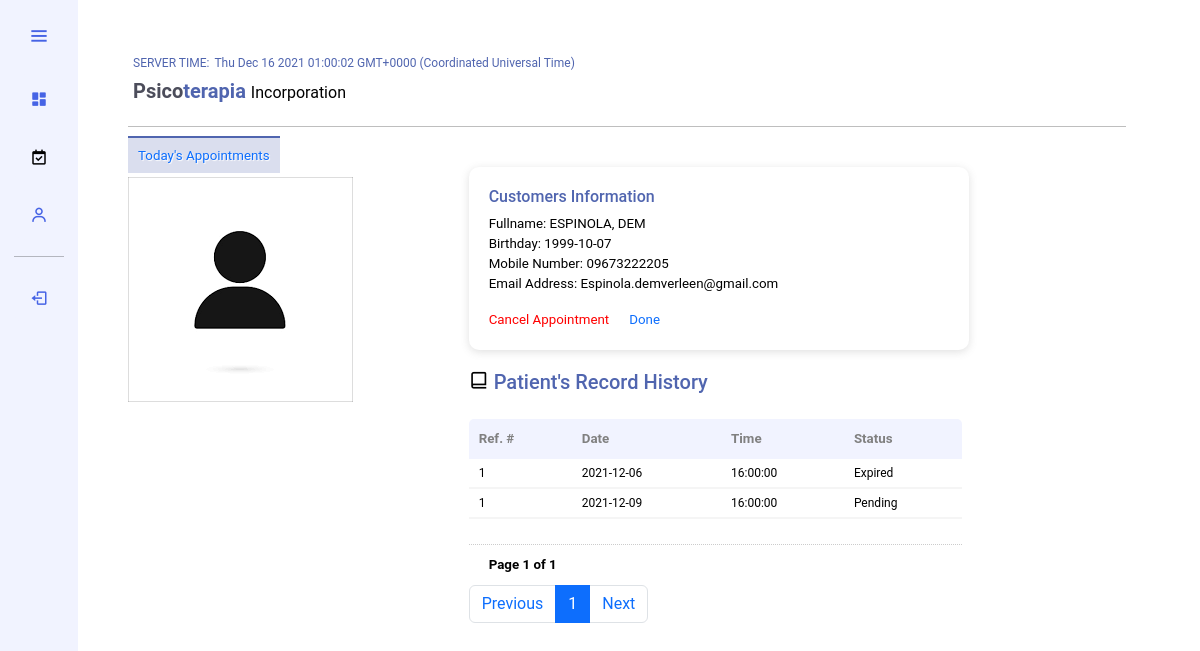
The page /admin/doctor/transac.php?client_id=espinola.demverleen@gmail.com (signed in) on the database its author committed.
### tables this page shows
CREATE TABLE `tbl_company` (
  `id` int(11) NOT NULL,
  `companyname1` text DEFAULT NULL,
  `companyname2` varchar(255) DEFAULT NULL,
  `companyname3` varchar(255) DEFAULT NULL,
  `companylogo` text NOT NULL,
  `organization` varchar(255) NOT NULL,
  `establish` date NOT NULL,
  `mobile` varchar(255) NOT NULL,
  `email` varchar(255) NOT NULL
);

CREATE TABLE `tbl_useraccount` (
  `userID` text NOT NULL,
  `userImage` text NOT NULL,
  `userGivenName` text NOT NULL,
  `userSurname` text NOT NULL,
  `userFullname` text NOT NULL,
  `userUsername` text NOT NULL,
  `userContactNumber` text NOT NULL,
  `userAddress` text NOT NULL,
  `userBirthday` text NOT NULL,
  `userAge` text NOT NULL,
  `userEmail` text NOT NULL,
  `userPassword` text NOT NULL,
  `userCode` text NOT NULL,
  `userFPCode` text NOT NULL,
  `userStatus` text NOT NULL
);

CREATE TABLE `tbl_employee` (
  `id` int(11) NOT NULL,
  `picture` text DEFAULT NULL,
  `lastname` varchar(255) NOT NULL,
  `firstname` varchar(255) NOT NULL,
  `birthday` date NOT NULL,
  `position` varchar(255) NOT NULL,
  `time` time DEFAULT NULL,
  `start_date` date DEFAULT NULL,
  `end_date` date DEFAULT NULL,
  `mobile` varchar(255) NOT NULL,
  `email` varchar(255) NOT NULL,
  `tempomail` varchar(255) DEFAULT NULL,
  `password` varchar(255) NOT NULL,
  `code` mediumint(50) NOT NULL,
  `status` text NOT NULL,
  `created` date NOT NULL
);

CREATE TABLE `tbl_appts` (
  `apptID` text NOT NULL,
  `userID` text NOT NULL,
  `docID` text NOT NULL,
  `date` text NOT NULL,
  `time` text NOT NULL,
  `status` varchar(255) NOT NULL,
  `apptDateCreated` text NOT NULL
);

### admin/data/control.php (called while the page is built, shortened)
<?php
    require "connection.php";
    $company_details_query = "SELECT * FROM tbl_company WHERE id = 1";
    $company_details = mysqli_query($connect, $company_details_query);
    $fetch_company_details = mysqli_fetch_assoc($company_details);
?>

### admin/doctor/transac.php (the view, shortened to what this page needs)
<?php require_once "../data/control.php"; ?>
<?php
    $email = $_SESSION['email'];
?>
<!DOCTYPE html>
<html>
    <head>
        <link href="https://cdn.jsdelivr.net/npm/bootstrap@5.0.2/dist/css/bootstrap.min.css" rel="stylesheet">
        <link href='https://unpkg.com/boxicons@2.0.7/css/boxicons.min.css' rel='stylesheet'>
        <link rel="stylesheet" type="text/css" href="../style/bootstrap.css"/>
        <link rel="stylesheet" type="text/css" href="../style/style.css"/>
    </head>
    <body onload="display_ct();">
        <div class="container-fluid row">
            <div class="sidebar">
                <div class="logo_details" style="transition-timing-function:ease;">
                    <i class='bx bx-menu' id="btn" ></i>
                </div>
                <ul class="nav-list">
                    <li>
                        <a href="dashboard.php"><i class='bx bxs-dashboard' ></i><span class="links_name">Dashboard</span></a>
                    </li>
                    <li>
                        <a href="appointment.php"><i class='bx bx-calendar-check' style="color:#000;"></i><span class="links_name">Appointments</span></a>
                    </li>
                    <li>
                        <a href="profile.php"><i class='bx bx-user'></i><span class="links_name">Profile</span></a>
                    </li><hr>
                    <li>
                        <a href="logout.php"><i class='bx bx-log-out'></i><span class="links_name">Log out</span></a>
                    </li>
                </ul>
            </div>
            <section class="home-section">
                <span style="font-size: 9pt;color:#5065AF; margin-left:5px; margin-bottom:0px;">SERVER TIME:</span><span id='ct' style="font-size: 9pt;color:#5065AF; margin-left:5px; margin-bottom:0px;"></span>
                <h2 style="font-size:15pt; color:#4C4D5B; margin-left:5px; font-weight:bold; line-height:35px;"><?php echo ucwords($fetch_company_details['companyname1']); ?><span style="color:#5065AF;"><?php echo strtolower($fetch_company_details['companyname2']); ?></span> <span style="font-size:12pt; font-weight:normal;"><?php echo ucwords($fetch_company_details['organization']); ?></span></h2><hr>
                <a href="appointment.php" style="text-decoration:none; font-size:10pt; padding:10px; background-color: rgba(203, 209, 231, .7); border-top: 2px solid #5065AF; text-shadow: 1px 1px 1px #fff;">Today's Appointments</a>
                <div class="row">
                <div class="col-md-4" style="margin-top:10px;">
                    <?php
                    if(isset($_SESSION['cid'])){
                            $client_id = $_SESSION['cid'];
                            $client_info_query = "SELECT * From tbl_appts as t1 left join tbl_useraccount as t2 on t1.userID = t2.userID where userEmail = '$client_id'";
                            $client_info = mysqli_query($connect, $client_info_query);
                            $fetch_client_info = mysqli_fetch_assoc($client_info);
                        }
                    ?>
                    <img class="img-fluid" src="../../user/uploads/<?=$fetch_client_info['userImage']?>"/>
                </div>
                <div class="col-md-8">
                <div class="col-md-9" style="padding-top:0px;"><div style="font-size:10pt; width:500px; margin:auto; border-radius:10px; box-shadow:rgba(99, 99, 99, 0.2)0px 2px 8px 0px; padding:20px;"><h6 style="color:#5065AF;">Customers Information</h6><p>Fullname: <?php echo ucwords($fetch_client_info['userSurname'])?>, <?php echo ucwords($fetch_client_info['userGivenName'])?><br>Birthday: <?php echo ucwords($fetch_client_info['userBirthday'])?><br>Mobile Number: <?php echo ucwords($fetch_client_info['userContactNumber'])?><br>Email Address: <?php echo ucwords($fetch_client_info['userEmail'])?><br></p><a style="text-decoration:none; margin-right:20px; color:red;" href="transac.php?user_id=<?=$fetch_client_info['userID']?>">Cancel Appointment</a><a style="text-decoration:none;" href="transac.php?users_id=<?=$fetch_client_info['userID']?>">Done</a></div>
                <h5 style="color:#5065AF; margin-top:20px;"><i class='bx bx-book-alt'></i> Patient's Record History</h5>
                <table style="width:100%; border-collapse:collapse; margin:25px 0; font-size:0.9em; border-radius:5px 5px 0 0; overflow: hidden;">
                    <thead style="background-color:#F1F3FF; text-align:left;">
                        <tr><th>Ref. #</th><th>Date</th><th>Time</th><th>Status</th></tr>
                    </thead>
                    <tbody>
                        <?php
                            if (isset($_GET['page_no']) && $_GET['page_no']!=""){
                                $page_no = $_GET['page_no'];
                            }
                            else{
                                $page_no = 1;
                            }
                            $total_records_per_page = 5;
                            $offset = ($page_no-1) * $total_records_per_page;
	                        $previous_page = $page_no - 1;
	                        $next_page = $page_no + 1;
	                         $result_count = mysqli_query($connect,"SELECT COUNT(*) As total_records From tbl_appts as t1 left join tbl_useraccount as t2 on t1.userID = t2.userID where userEmail = '$client_id'");
	                        $total_records = mysqli_fetch_array($result_count);
	                        $total_records = $total_records['total_records'];
                            $total_no_of_pages = ceil($total_records / $total_records_per_page);
                            $get_data_query = "SELECT *,t2.status FROM tbl_useraccount as t1 left join tbl_appts as t2 on t1.userID = t2.userID left join tbl_employee as t3 on t3.id = t2.docID WHERE date < date(now()) AND t3.email = '$email' AND t1.userEmail = '$client_id' ORDER BY t2.time ASC LIMIT $offset, $total_records_per_page";
                            $get_data = mysqli_query($connect, $get_data_query);
                            for($i=0; $row = mysqli_fetch_array($get_data); $i++){
                        ?>
                            <tr style="border-bottom:2px solid whitesmoke;"><td><?php echo $row['id']; ?></td><td><?php echo $row['date']; ?></td><td><?php echo ucwords($row['time']); ?></td><td><?php echo ucwords($row['status']); ?></td></tr>
                        <?php } ?>
                    </tbody>
                </table>
                <div style='font-size:10pt; padding:10px 20px 0px; border-top:dotted 1px #CCC;'>
                <strong>Page <?php echo $page_no." of ".$total_no_of_pages; ?></strong>
            </div><nav style="margin-top:10px;">
            <ul class="pagination" style="font-size:9pt;">
	            <li class="page-item" <?php if($page_no <= 1){ echo "class='disabled'"; } ?>>
	                <a class="page-link"<?php if($page_no > 1){ echo "href='?page_no=$previous_page'"; } ?>>Previous</a>
	            </li>
                <?php
	                if ($total_no_of_pages <= 10){
		                for ($counter = 1; $counter <= $total_no_of_pages; $counter++){
			                if ($counter == $page_no) {
		                        echo "<li class='active page-item'><a class='page-link'>$counter</a></li>";
				            }
                            else{
                                echo "<li class='page-item'><a class='page-link' href='?page_no=$counter'>$counter</a></li>";
				            }
                        }
	                }
                ?>
	            <li class='page-item' <?php if($page_no >= $total_no_of_pages){ echo "class='disabled'"; } ?>>
	                <a class='page-link' <?php if($page_no < $total_no_of_pages) { echo "href='?page_no=$next_page'"; } ?>>Next</a>
	            </li>
            </ul></nav></div></div>
            </section>
        </div>
    </body>
</html>

### admin/style/style.css (style rules this page uses)
* { margin: 0px; padding: 0px; box-sizing: border-box; font-family: "Poppins" , "Roboto", sans-serif; color: #000000; }
div.sidebar { position: fixed; left: 0; top: 0; height: 100%; width: 78px; background: #F1F3FF; padding: 6px 14px; z-index: 99; transition: all 0.5s ease; }
div.sidebar div.logo_details { height: 60px; display: flex; align-items: center; position: relative; }
div.sidebar div.logo_details #btn { position: absolute; top: 50%; right: 0; transform: translateY(-50%); font-size: 22px; transition: all 0.4s ease; font-size: 23px; text-align: center; cursor: pointer; transition: all 0.5s ease; }
div.sidebar i { color: #4663E5; height: 60px; min-width: 50px; font-size: 28px; text-align: center; line-height: 60px; }
ul.nav-list { padding-left: 0px; }
div.sidebar li { position: relative; margin: 8px 0; list-style: none; }
div.sidebar li a { display: flex; height: 100%; width: 100%; border-radius: 12px; align-items: center; text-decoration: none; transition: all 0.4s ease; background: #F1F3FF; }
div.sidebar li i { height: 50px; line-height: 50px; font-size: 18px; border-radius: 12px; }
section.home-section { position: relative; background: #FFFFFF; min-height: 100vh; padding:50px; top: 0; left: 78px; width: calc(100% - 78px); transition: all 0.5s ease; z-index: 2; text-align: left; }
th { padding: 10px 10px; color: gray; font-weight: bold; text-align: left; font-size: 10pt; }
td { padding: 5px 10px; text-align: left; font-size: 9pt; }

### rows shown on the page
tbl_company: companyname1 "Psico", companyname2 "terapia", organization "Incorporation"
tbl_useraccount: userImage (placeholder picture), userSurname "ESPINOLA", userGivenName "DEM", userBirthday "1999-10-07", userContactNumber "09673222205", userEmail "Espinola.demverleen@gmail.com", tbl_employee.id "1", tbl_appts.date "2021-12-06", tbl_employee.time "16:00:00", tbl_appts.status "Expired", tbl_appts.date "2021-12-09", tbl_appts.status "Pending"

### other values the page prints
$page_no "1"
$total_no_of_pages "1"
